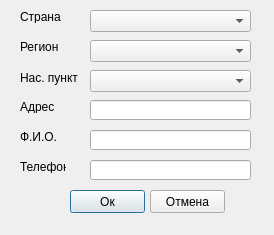
<?xml version="1.0" encoding="UTF-8"?>
<ui version="4.0">
 <class>Dialog_Abb_Info</class>
 <widget class="QDialog" name="Dialog_Abb_Info">
  <property name="geometry">
   <rect>
    <x>0</x>
    <y>0</y>
    <width>274</width>
    <height>235</height>
   </rect>
  </property>
  <property name="windowTitle">
   <string>Инфо</string>
  </property>
  <property name="windowIcon">
   <iconset resource="res.qrc">
    <normaloff>:/new/prefix1/edit_7301.ico</normaloff>:/new/prefix1/edit_7301.ico</iconset>
  </property>
  <widget class="QLineEdit" name="lineEdit_Fio">
   <property name="geometry">
    <rect>
     <x>90</x>
     <y>130</y>
     <width>161</width>
     <height>20</height>
    </rect>
   </property>
  </widget>
  <widget class="QLineEdit" name="lineEdit_Adress">
   <property name="geometry">
    <rect>
     <x>90</x>
     <y>100</y>
     <width>161</width>
     <height>20</height>
    </rect>
   </property>
  </widget>
  <widget class="QLineEdit" name="lineEdit_Phone">
   <property name="geometry">
    <rect>
     <x>90</x>
     <y>160</y>
     <width>161</width>
     <height>20</height>
    </rect>
   </property>
  </widget>
  <widget class="QLabel" name="label">
   <property name="geometry">
    <rect>
     <x>20</x>
     <y>130</y>
     <width>46</width>
     <height>13</height>
    </rect>
   </property>
   <property name="text">
    <string>Ф.И.О.</string>
   </property>
  </widget>
  <widget class="QLabel" name="label_2">
   <property name="geometry">
    <rect>
     <x>20</x>
     <y>100</y>
     <width>46</width>
     <height>13</height>
    </rect>
   </property>
   <property name="text">
    <string>Адрес</string>
   </property>
  </widget>
  <widget class="QLabel" name="label_3">
   <property name="geometry">
    <rect>
     <x>20</x>
     <y>160</y>
     <width>46</width>
     <height>13</height>
    </rect>
   </property>
   <property name="text">
    <string>Телефон</string>
   </property>
  </widget>
  <widget class="QComboBox" name="comboBox">
   <property name="geometry">
    <rect>
     <x>90</x>
     <y>10</y>
     <width>161</width>
     <height>22</height>
    </rect>
   </property>
  </widget>
  <widget class="QComboBox" name="comboBox_2">
   <property name="geometry">
    <rect>
     <x>90</x>
     <y>40</y>
     <width>161</width>
     <height>22</height>
    </rect>
   </property>
  </widget>
  <widget class="QComboBox" name="comboBox_3">
   <property name="geometry">
    <rect>
     <x>90</x>
     <y>70</y>
     <width>161</width>
     <height>22</height>
    </rect>
   </property>
  </widget>
  <widget class="QLabel" name="label_4">
   <property name="geometry">
    <rect>
     <x>20</x>
     <y>10</y>
     <width>46</width>
     <height>13</height>
    </rect>
   </property>
   <property name="text">
    <string>Страна</string>
   </property>
  </widget>
  <widget class="QLabel" name="label_5">
   <property name="geometry">
    <rect>
     <x>20</x>
     <y>40</y>
     <width>46</width>
     <height>13</height>
    </rect>
   </property>
   <property name="text">
    <string>Регион</string>
   </property>
  </widget>
  <widget class="QLabel" name="label_6">
   <property name="geometry">
    <rect>
     <x>20</x>
     <y>70</y>
     <width>61</width>
     <height>16</height>
    </rect>
   </property>
   <property name="text">
    <string>Нас. пункт</string>
   </property>
  </widget>
  <widget class="QPushButton" name="pushButton">
   <property name="geometry">
    <rect>
     <x>70</x>
     <y>190</y>
     <width>75</width>
     <height>23</height>
    </rect>
   </property>
   <property name="text">
    <string>Ок</string>
   </property>
  </widget>
  <widget class="QPushButton" name="pushButton_2">
   <property name="geometry">
    <rect>
     <x>150</x>
     <y>190</y>
     <width>75</width>
     <height>23</height>
    </rect>
   </property>
   <property name="text">
    <string>Отмена</string>
   </property>
  </widget>
 </widget>
 <resources>
  <include location="res.qrc"/>
 </resources>
 <connections/>
</ui>
